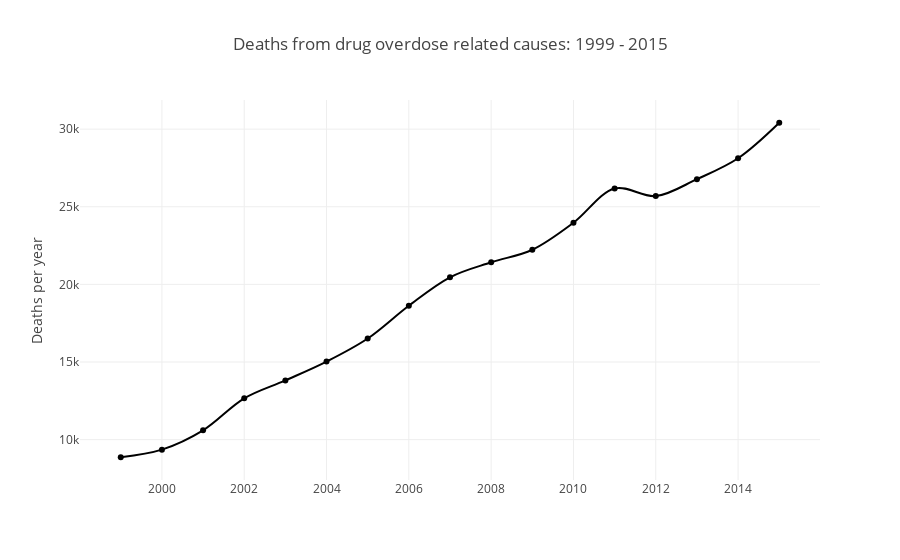

Notebook code for this chart:
### Code cell
# Create chart with rates over time

def plotly_figure_line(df,x,y,group=None,group_colors=None,mode="lines+markers",
                       title="",xaxis_title="",yaxis_title=""):
    
    if group is not None:
        pass
    else:
        df["trace_id"] = "1" # set up a dummy variable to iterate over
        group = "trace_id" 
        
    if group_colors is not None:
        pass
    else:
        group_colors = {"1":"rgb(0,0,0)"}

    groups = df[group].unique()
    
    data = []
    
    for item in groups: 
        data.append(
            Scatter(
                x = df[df[group]==item][x],
                y = df[df[group]==item][y],
                name = item,
                mode = "lines+markers",
                line = dict(
                        width = 2,
                        color = group_colors[item],
                        shape='spline'
                    )
                )
            )

    return data

df = deaths_year[deaths_year["Cause"]=="Drug overdose related causes"]
x = "Year"
y = "Deaths"
category = "Cause"
title='Deaths from drug overdose related causes: 1999 - 2015'
xaxis_title=""
yaxis_title="Deaths per year"


data = plotly_figure_line(df=df,x=x,y=y,group=None,group_colors = None,mode="lines+markers")

layout = dict(title = title,xaxis = dict(title=xaxis_title),yaxis = dict(title=yaxis_title))

fig = dict(data=data, layout=layout)

py.iplot(fig, filename='deaths_years')

### Figure 1 — Plotly figure (JSON) as saved in the notebook; plotly's stock layout.template omitted (floating-point values rounded to 4 significant figures)
{"data": [{"line": {"color": "rgb(0,0,0)", "shape": "spline", "width": 2}, "mode": "lines+markers", "name": "1", "type": "scatter", "x": [1999, 2000, 2001, 2002, 2003, 2004, 2005, 2006, 2007, 2008, 2009, 2010, 2011, 2012, 2013, 2014, 2015], "y": [8867, 9358, 10599, 12659, 13817, 15027, 16513, 18625, 20457, 21422, 22233, 23973, 26179, 25686, 26779, 28125, 30411]}], "layout": {"title": "Deaths from drug overdose related causes: 1999 - 2015", "xaxis": {"title": ""}, "yaxis": {"title": "Deaths per year"}}}
